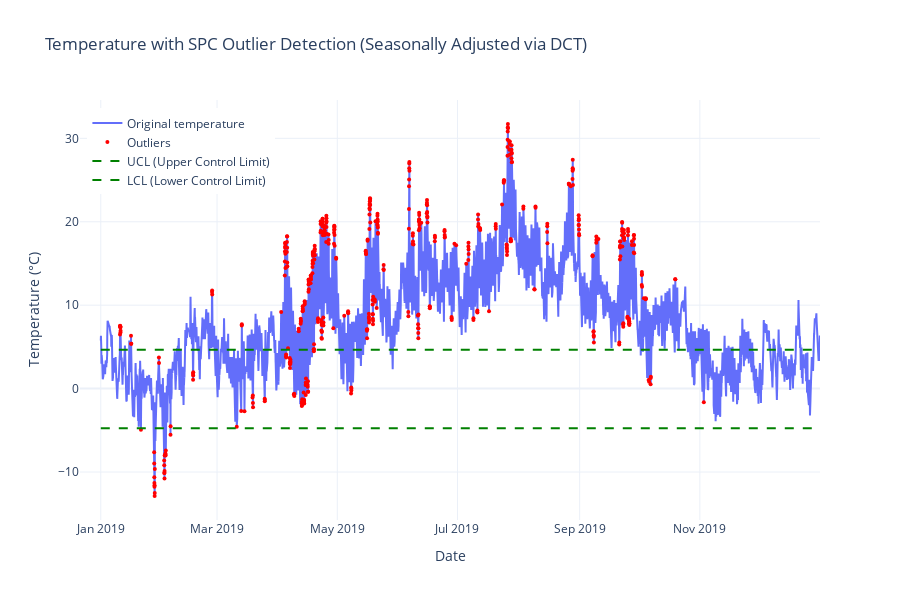

The cell this chart's notebook holds for it:
### Code cell
fig, summary = plot_summary_temperature(df = df_hourly)

# Show results
fig.show()
print("Outlier Summary:")
print(summary.head())
print(f"\nTotal outliers detected: {len(summary)}")

### Figure 1 — Plotly figure (JSON) as saved in the notebook; plotly's stock layout.template omitted (floating-point values rounded to 4 significant figures; data arrays with more than 128 entries replaced by an {"elided": "..."} marker saying what was removed)
{"data": [{"mode": "lines", "name": "Original temperature", "type": "scatter", "x": {"elided": "8760 str values"}, "y": {"elided": "8760 float values"}}, {"marker": {"color": "red", "size": 4, "symbol": "circle"}, "mode": "markers", "name": "Outliers", "type": "scatter", "x": {"elided": "491 str values"}, "y": {"elided": "491 float values"}}, {"line": {"color": "green", "dash": "dash"}, "mode": "lines", "name": "UCL (Upper Control Limit)", "type": "scatter", "x": ["2019-01-01T00:00:00+00:00", "2019-12-31T23:00:00+00:00"], "y": [4.668, 4.668]}, {"line": {"color": "green", "dash": "dash"}, "mode": "lines", "name": "LCL (Lower Control Limit)", "type": "scatter", "x": ["2019-01-01T00:00:00+00:00", "2019-12-31T23:00:00+00:00"], "y": [-4.748, -4.748]}], "layout": {"height": 600, "legend": {"x": 0.01, "xanchor": "left", "y": 0.98, "yanchor": "top"}, "title": {"text": "Temperature with SPC Outlier Detection (Seasonally Adjusted via DCT)"}, "xaxis": {"title": {"text": "Date"}}, "yaxis": {"title": {"text": "Temperature (°C)"}}}}
